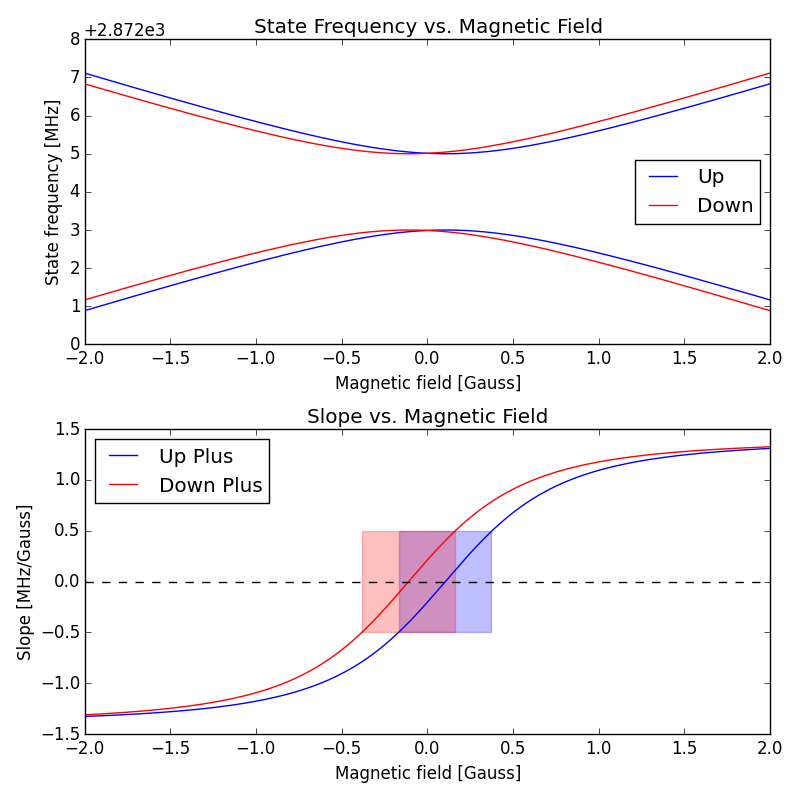

Python code for this plot:
# -*- coding: utf-8 -*-
"""
Created on Thu Oct 04 10:31:06 2018

This script investigates the mechanical interaction of spin states in an NV center's triplet ground state.
We choose to discuss only the mI=+1 subspace of the nitrogen 14 hyperfine states, and also take into
account additional spin coupling (A) to some spin 1/2 system in the lattice (such as carbon 13).
We compute the energy of dressed states that emerge from a mechanical coupling between the ms=+1 and ms = -1 states (Omega_m),
plot their magnetic field dependance and quantify their protection from magnetic noise.

@author: Ohad Michel
"""

import matplotlib.pyplot as plt
import numpy as np
from scipy.linalg import eigvalsh
from numpy import pi, exp, sinc, cos, sin, sqrt, log, linspace, arange

# Define parameters
D = 2876 # Zero field splitting [MHz]
gamma = 2.8 # Gyromagnetic ratio [MHz/Gauss]
Omega_m = 2 # Mechanical Rabi [MHz]
B = np.array([0, 0, 0.9425]) # Magnetic field [Gauss]
A = [0, 0, .150] # Hyperfine coupling [MHz]

Delta = 5.278 - 2*gamma*B[2] # Mechanical drive detuning [MHz]

# Define matrices
Sz = np.matrix([[1, 0, 0],\
                [0, 0, 0],\
                [0, 0, -1]])
                
Sx = 1.0/sqrt(2) * np.matrix([[0, 1, 0],\
                              [1, 0, 1],\
                              [0, 1, -1]])

Sy = 1.0/sqrt(2) * np.matrix([[0, -1j, 0],\
                              [1j, 0, -1j],\
                              [0, 1j, 0]])

Sz2 = np.matrix([[1, 0, 0],\
                 [0, 0, 0],\
                 [0, 0, 1]])
                 
Iz = 0.5*np.matrix([[1, 0],\
                   [0, -1]])
               
Ix = 0.5*np.matrix([[0, 1],\
                   [1, 0]])
                   
Iy = 0.5*np.matrix([[0, -1j],\
                   [1j, 0]])

Ieye = np.matrix([[1, 0],\
                  [0, 1]])                   
                   
Mc = 0.5*np.matrix([[0, 0, 1],\
                            [0, 0, 0],\
                            [1, 0, 0]]) # Mechanical coupling matrix
                   
H = lambda Del, Om: D*Sz2 + gamma*(B[0]*Sx + B[1]*Sy) -0.5*Del*Sz + Om*Mc # NV Spin Hamiltonian

H_hf = A[0]*np.kron(Sx, Ix) + A[1]*np.kron(Sy, Iy) + A[2]*np.kron(Sz, Iz) # Hyperfine interaction with some spin 1/2 in the lattice

H_tot = lambda Del, Om: np.kron(H(Del, Om),Ieye) + H_hf # Total NV hamiltonian + HF coupling

E = eigvalsh(H_tot(Delta, Omega_m)) # Diagonalize the Hamiltonian and find eigenenergies

#print E

def plotvsB(Om, ST):
    ''' Computes and plots mechanical dressed states energy and their slopes vs. magnetic field
    
    Parameters
    ----------
    Om: a scalar 
        Mechanical Rabi frequency [MHz]
        
    ST: a scalar
        Slope threshold for marking the desired domain [MHz/Gauss]
    
    '''
    ### Computing ###    
    B_range = np.linspace(-2,2, 1000) # Magnetic field magnitude range [Gauss] relative to the mechanical resonance
    Delta_range = gamma*B_range # Detuning range based on magnetic field values [MHz]
    Eup = np.zeros(len(Delta_range)) # Energy vector for the up plus state
    Eum = np.zeros(len(Delta_range)) # Energy vector for the up minus state
    Edp = np.zeros(len(Delta_range)) # Energy vector for the down plus state
    Edm = np.zeros(len(Delta_range)) # Energy vector for the down minus state
    
    for i in range(len(Delta_range)):
        E = eigvalsh(H_tot(Delta_range[i], Om)) # Find eigenvalues 
        # Save energy values and take into account the energy crossing at Delta = 0
        if(Delta_range[i]>0):
            Edp[i] = E[5] - E[0]
            Eup[i] = E[4] - E[0]
            Eum[i] = E[3] - E[0]
            Edm[i] = E[2] - E[0]
        else:
            Eup[i] = E[5] - E[0]
            Edp[i] = E[4] - E[0]
            Edm[i] = E[3] - E[0]
            Eum[i] = E[2] - E[0]
    
    # Compute slopes for one of the ups and one of the downs
    slope_Eup = np.diff(Eup)/np.diff(B_range)
    slope_Edp = np.diff(Edp)/np.diff(B_range)
    
    ### plotting ###
    plt.figure(figsize = (8,8))
    plt.subplot(2,1,1)
    plt.plot(B_range, Eup, color = 'blue')
    plt.plot(B_range, Edp, color = 'red')
    plt.plot(B_range, Eum, color = 'blue')
    plt.plot(B_range, Edm, color = 'red')
    plt.xlabel('Magnetic field [Gauss]')
    plt.ylabel('State frequency [MHz]')
    plt.title('State Frequency vs. Magnetic Field')
    plt.legend(['Up', 'Down'], loc=0)
    
    plt.subplot(2,1,2)   
    plt.plot(B_range[:-1], slope_Eup, color = 'blue')
    plt.plot(B_range[:-1], slope_Edp, color = 'red')
    plt. plot(B_range[:-1], np.zeros(len(slope_Eup)), 'k--')
    plt.fill_between(B_range[:-1], -ST, ST, where =  np.abs(slope_Eup)<ST , color = 'blue', alpha = 0.25)
    plt.fill_between(B_range[:-1], -ST, ST, where =  np.abs(slope_Edp)<ST , color = 'red', alpha = 0.25)
    plt.xlabel('Magnetic field [Gauss]')
    plt.ylabel('Slope [MHz/Gauss]')
    plt.title('Slope vs. Magnetic Field')
    plt.legend(['Up Plus', 'Down Plus'], loc=0)
    plt.tight_layout()

plotvsB(2, 0.5)
